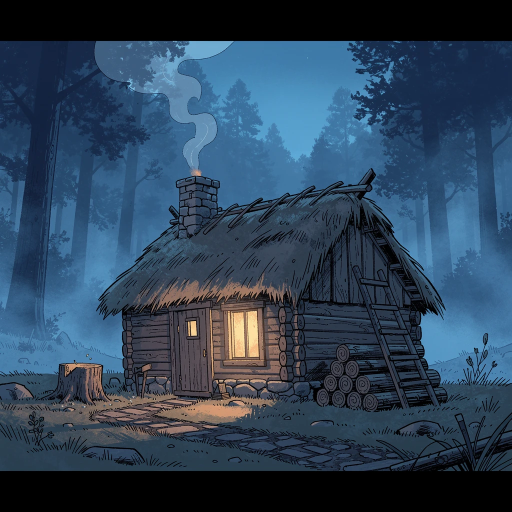
#> input picture assets/images/village/tier_1.webp, 1024 x 1024 px (shown at 1/2 size)
$ python -i iso_audit.py   (imports and definitions only)
#> lines starting #> are read from the running program, lines starting #| are printed output that depends on the picture
"""Audit (A) of the iso POC: the cut, the registration, and every measure a painting must pass.

    python3 scripts/iso/iso_loop.py audit <slug> <attempt>     # how it is normally run
    python3 scripts/iso/test_audit.py                          # proves it rejects what it should

The cut and the checks live in one file on purpose: both are frozen after the probe (STATE.md
holds this file's sha256), and a cut that could change while the checks stay frozen would let a
candidate through by the side door.

The cut is a global key on the magenta, not a flood from the corners like cutout.py: a flood
cannot reach the closed gaps of a frame (the watchtower's), and those must empty too. Distance is
ΔE76 in Lab. Under `key_de` is background. The one-pixel ring that touches the background takes
a soft alpha between `key_de` and `soft_de` and loses its magenta spill; anything further in is
left as painted, so a real magenta fringe two pixels wide survives the cut and is caught below
rather than quietly sanded off.

Then registration: translation and one uniform scale, searched on the hole-filled masks at a
quarter and then half resolution (the only place resolution drops), within `reg_max_scale` and
`reg_max_shift_px`. A best fit on the edge of that box is a fit that wanted to go further, and is
refused.

Every measure is at full resolution, on the registered cut, with Pillow's C filters: MinFilter /
MaxFilter for rings, ImageChops for set algebra, `point()` tables for thresholds.
"""

import json
import math
import pathlib

from PIL import Image, ImageChops, ImageCms, ImageDraw, ImageFilter, ImageStat

import isolib as L

THRESHOLDS_FILE = pathlib.Path(__file__).with_name("audit-thresholds.json")
T = json.loads(THRESHOLDS_FILE.read_text(encoding="utf-8"))
#> (reads scripts/iso/audit-thresholds.json from the repository)

_LAB = ImageCms.buildTransform(ImageCms.createProfile("sRGB"), ImageCms.createProfile("LAB"), "RGB", "LAB")


# [8 lines left out: function _lab, not called in this run]


SIGNED = [v - 256 if v > 127 else v for v in range(256)]
# [1 line that did not run here, left out]


# [10 lines that did not run here, left out]


def binary(image: Image.Image, at: int = 128) -> Image.Image:
    return image.point(lambda v: 255 if v >= at else 0)


def count(mask: Image.Image) -> int:
    return mask.histogram()[255]


# [92 lines left out: functions erode, dilate, spill, key, measure_background, clip_to and 2 more, not called in this run]


def iou(a: Image.Image, b: Image.Image) -> float:
    union = count(ImageChops.lighter(a, b))
    return count(ImageChops.darker(a, b)) / union if union else 0.0


# [186 lines left out: functions register, diamond, audit, lab_pixels, not called in this run]


def _warm(p):
    return T["palette_warm_hue"][0] <= p[4] <= T["palette_warm_hue"][1] and p[3] > T["palette_warm_c"]


def _violet(p):
    return T["palette_violet_hue"][0] <= p[4] <= T["palette_violet_hue"][1] and p[3] > T["palette_violet_c"]


# [8 lines left out: function reference_crops, not called in this run]


_REF_STATS = None


# [107 lines left out: functions reference_stats, palette, edge_density, detail, light, _warm_mask, not called in this run]


def growth_ok(areas: list[int]) -> bool:
    """Rough < solid < grand, on the stages accepted so far, in that order."""
    return all(a < b for a, b in zip(areas, areas[1:]))

>>> import cv2
>>> picture = cv2.imread('../../assets/images/village/tier_1.webp', cv2.IMREAD_GRAYSCALE)
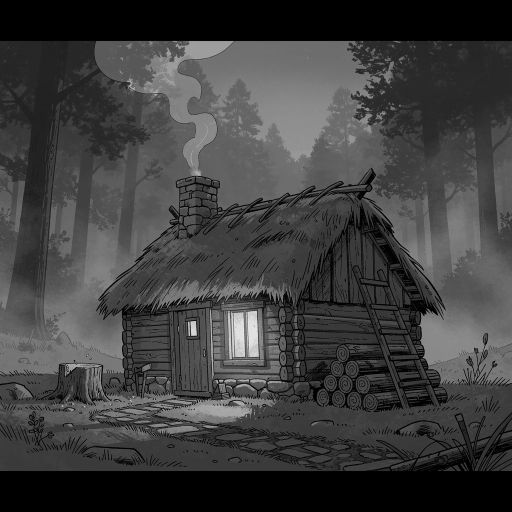
#> picture: shape (1024, 1024) (shown at 1/2 size); min 0, max 243, mean 62.6
#> (the run stopped early here; a loop or call above may not have finished)
